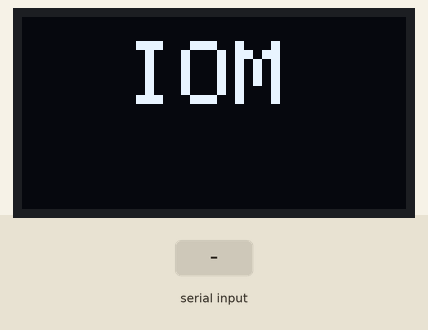
The sketch below on a simulated Arduino Uno, built with avr-gcc and run on an emulated ATmega328P. Shown: 128×64 one-colour display. The inputs (shaded band) are chosen by the test bench. What the sketch prints to the serial monitor is not drawn.

Above: at 1.2 s.
1.3 s: "1\n" received over the second serial link
At 2.8 s:
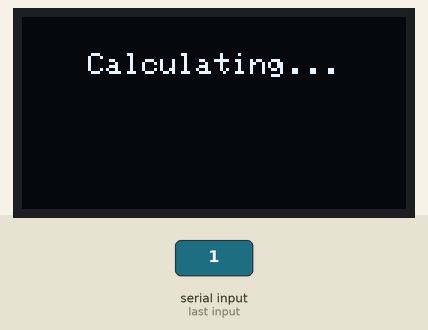
3.9 s: "90,45\n" received over the second serial link
At 6.9 s:
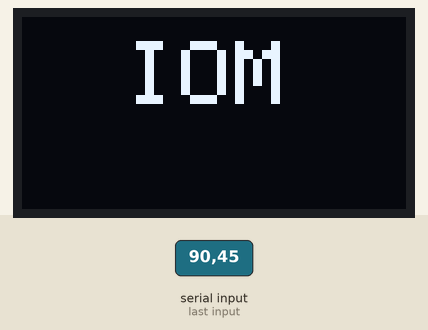
Timing chart, 0 to 8.4 s (numbered marks = the images above; inputs shaded):
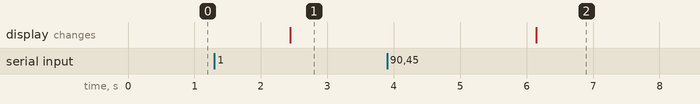

Measured:
- after the input at 1.3 s, the display: changes after 1.1 s (image 1)
- after the input at 3.9 s, the display: changes after 2.2 s (image 2)

The sketch:

npk_final.ino
```cpp
#include<SoftwareSerial.h>

#include <Wire.h>
#include <Adafruit_GFX.h>
#include <Adafruit_SSD1306.h>

// OLED display setup
#define OLED_RESET 4
Adafruit_SSD1306 display(OLED_RESET);

// RS485 Control Pins
#define RE 11
#define DE 10

// Modbus inquiry frames (predefined requests to slave device)
const byte inquiry_frame[] = {0x01, 0x03, 0x00, 0x1E, 0x00, 0x03, 0x65, 0xCD};
const byte inquiry_frame_1[] = {0x01, 0x03, 0x00, 0x1E, 0x00, 0x01, 0xE4, 0x0C};
const byte inquiry_frame_2[] = {0x01, 0x03, 0x00, 0x1F, 0x00, 0x01, 0xB5, 0xCC};
const byte inquiry_frame_3[] = {0x01, 0x03, 0x00, 0x02, 0x00, 0x01, 0x85, 0xC0};

// Buffers for received values
byte values[13];
byte nut[3];
int command = 0;

// Software serial ports
SoftwareSerial mod(5,6); // RS485 module connected here
SoftwareSerial Bt(2, 3); // Bluetooth module connected here


void setup() {
  Serial.begin(9600);
  Bt.begin(9600);
  pinMode(RE,OUTPUT);
  pinMode(DE,OUTPUT);
  digitalWrite(RE,LOW);
  digitalWrite(DE,LOW);

  // Initialize OLED
  display.begin(SSD1306_SWITCHCAPVCC, 0x3C);
  display.clearDisplay();
  display.setTextSize(3);
 display.setTextColor(WHITE);
 display.setCursor(35,8);
 display.println("IOM");
  display.display();

}

void loop() {
  display.clearDisplay();
  delay(250);

  // Check if Bluetooth has received a command
  if(Bt.available()){
    String r = String(Bt.readString());
    command = r.toInt();
  }
  Serial.println(command);

  // If command == 1, start Modbus communication
  if(command == 1){
  Bt.end();
  mod.begin(9600);
  show();
  read();
  mod.end();
  Bt.begin(9600);

  // Convert nutrient values to strings
  int n =  nut[0];
  char ns[16];
  itoa(n, ns, 10);

  int p =  nut[1];
  char ps[16];
  itoa(p, ps, 10);

  int k =  nut[2];
  char ks[16];
  itoa(k, ks, 10);

  // Build comma-separated data string: "N,P,K"
  char deli[16] = ",";
  char data[64] = "";
  strcat(data,ns);
  strcat(data,deli);
  strcat(data,ps);
  strcat(data,deli);
  strcat(data,ks);

  Serial.println(data);
  Bt.write(data);
  Serial.println(nut[0]);
  Serial.println();
  delay(1000);
  }else{
  display.setTextSize(3);
 display.setCursor(35,8);
 display.println("IOM");
  display.display();
  }


}

void read(){
// Send Modbus inquiry frame and collect response

  digitalWrite(DE,HIGH);
  digitalWrite(RE,HIGH);
  delay(10);
  int data = mod.write(inquiry_frame,sizeof(inquiry_frame));
    digitalWrite(DE,LOW);
    digitalWrite(RE,LOW);
    delay(50);

   // Parse valid response and extract nutrient values
    if(mod.available()>0){
    int i=0;
    int nut_c = 0;

    while( mod.available()>0){
    //Serial.print(mod.read(),HEX);
    values[i] = mod.read();
    // Serial.println(values[i],HEX);
    i = i + 1;
    }


    }
    int length = sizeof(values);


    if(length > 3){
    for (int n=0;n<length-2;n++){
        if (values[n] == 1 && values[n+1] == 3 && values[n+2]==6){
          nut[0] = values[n+4];
          nut[1] = values[n+6];
          nut[2] = values[n+8];
        }
    }

    }
}


void show(){
  // Simple OLED message during calculation
  display.setTextSize(1);
  display.setCursor(22, 12);
  display.print("Calculating...");


  display.display();
}
```
